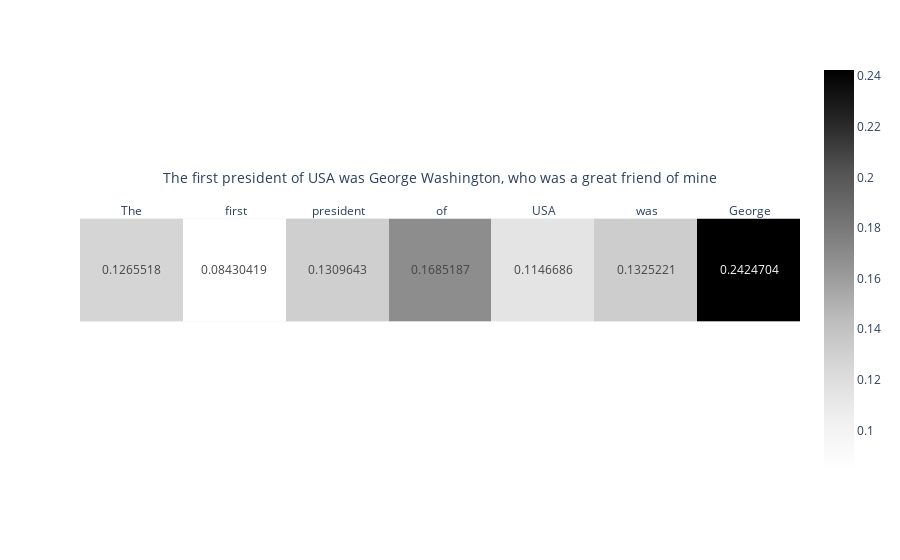

This figure's notebook cell:
### Code cell
w = get_output_words_weigths(sample_text, result, predictor_hugging, "|<endoftext>|", False)
ranking_score = scores_list[2]@w 
fig = generate_heat_map_from_raking_scores(ranking_score, sample_text, tokenizer, result)
fig.show()

### Figure 1 — Plotly figure (JSON) as saved in the notebook; plotly's stock layout.template omitted (floating-point values rounded to 4 significant figures)
{"data": [{"coloraxis": "coloraxis", "hovertemplate": "x: %{x}<br>y: %{y}<br>color: %{z}<extra></extra>", "name": "0", "texttemplate": "%{z}", "type": "heatmap", "x": ["The", " first", " president", " of", " USA", " was", " George"], "xaxis": "x", "y": [""], "yaxis": "y", "z": [[0.1266, 0.0843, 0.131, 0.1685, 0.1147, 0.1325, 0.2425]]}], "layout": {"coloraxis": {"colorscale": [[0, "rgb(255,255,255)"], [0.125, "rgb(240,240,240)"], [0.25, "rgb(217,217,217)"], [0.375, "rgb(189,189,189)"], [0.5, "rgb(150,150,150)"], [0.625, "rgb(115,115,115)"], [0.75, "rgb(82,82,82)"], [0.875, "rgb(37,37,37)"], [1, "rgb(0,0,0)"]]}, "margin": {"t": 60}, "xaxis": {"anchor": "y", "constrain": "domain", "domain": [0, 1], "scaleanchor": "y", "side": "top", "title": {"text": "The first president of USA was George Washington, who was a great friend of mine"}}, "yaxis": {"anchor": "x", "autorange": "reversed", "constrain": "domain", "domain": [0, 1]}}}
